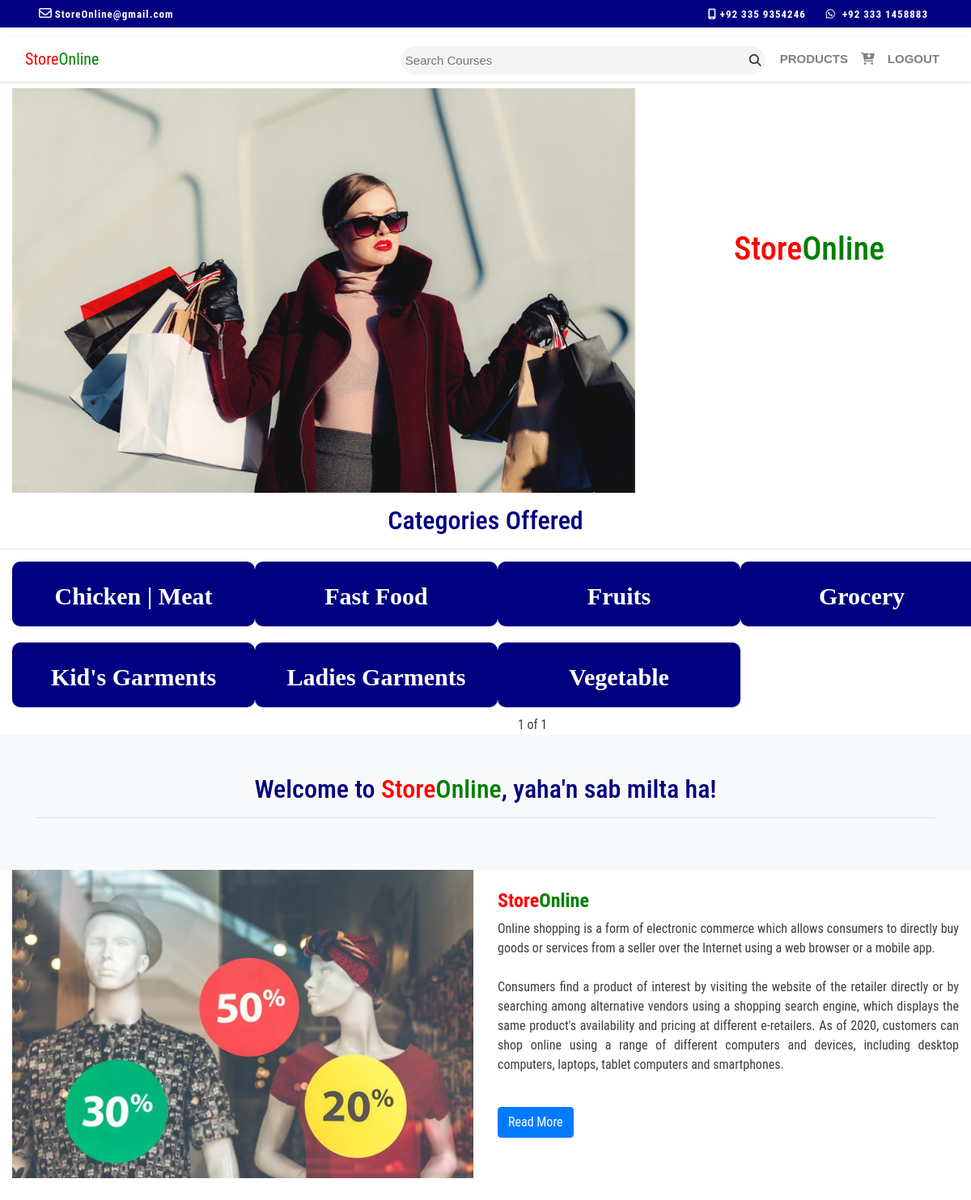
The app's page / (signed in) with its own data.
### home/models.py (models this page shows, shortened)
class Category(models.Model):
    author = models.ForeignKey(User, on_delete=models.CASCADE)
    title = models.CharField(max_length=256)
    class Meta:
        ordering = ('title',)

### home/views.py (the view)
# urls.py: path('', views.home),
def home(request):
    cat_list = Category.objects.all()
    paginator = Paginator(cat_list, 8)
    page_number = request.GET.get('page')
    try:
        cat_list = paginator.page(page_number)
    except PageNotAnInteger:
        cat_list = paginator.page(1)
    except EmptyPage:
        cat_list = paginator.page(paginator.num_pages)
    return render(request, 'home/index.html', {'cat_list': cat_list})

### templates/home/index.html (shortened to what this page needs)
{% extends 'home/base.html' %}
{% block content %}
{% load static %}
<div class="container-fluid">
  <div class="row">
    <div class="col-lg-8 col-md-8 col-sm-8 col-xs-8">
    <div class="slider">
      <div id="carouselExampleSlidesOnly" class="carousel slide" data-ride="carousel">
        <div class="carousel-inner">
          <div class="carousel-item active">
            <img class="d-block w-100" src="{% static 'home/images/fash1.jpg' %}" alt="First slide">
          </div>
        </div>
      </div>
    </div>
   </div>
   <div class="col-lg-4 col-md-4 col-sm-4 col-xs-4">
     <h1 id="slider-heading"><span style="color:red;">Store</span><span style="color:green;">Online</span></h1>
   </div>
  </div>
</div>
  <div class="heading">
    <h2>Categories Offered</h2>
    <hr>
  </div>
  <div class="container-fluid">
    <div class="row">
        {% for cat in cat_list %}
      <div class="col-lg-3 col-md-6 col-sm-6 col-xs-12">
        <a href="/{{cat.title}}/{{cat.id}}">
          <div class="mycat">
            <p>{{cat.title}}</p>
          </div>
        </a>
      </div>
        {% endfor %}
      {% include 'home/pagination.html' with page=cat_list %}
    </div>
    <div class="row">
      <div class="column col-lg-12 col-md-12 col-sm-12 col-xs-12 bg-light">
        <div class="container py-5">
          <h2 class="tittle">Welcome to <span style="color:red;">Store</span><span style="color:green;">Online</span>, yaha'n sab milta ha!</h2>
          <hr>
        </div>
      </div>
    </div>
    <div class="row">
      <div class="col-sm-6">
        <img src="{% static 'home/images/aboutus.jpg' %}" class="img-fluid">
      </div>
      <div class="col-sm-6">
        <br>
        <div>
          <h4 class="font-weight-bold"><span style="color:red;">Store</span><span style="color:green;">Online</span></h4>
          <p class="text-justify">Online shopping is a form of electronic commerce which allows consumers to directly buy goods or services from a seller over the Internet using a web browser or a mobile app.
            <br>
            <br>
            Consumers find a product of interest by visiting the website of the retailer directly or by searching among alternative vendors using a shopping search engine, which displays the same product's availability and pricing at different e-retailers. As of 2020, customers can shop online using a range of different computers and devices, including desktop computers, laptops, tablet computers and smartphones.
          </p>
          <br>
          <a href="#" class="btn btn-primary">Read More</a>
        </div>
      </div>
    </div>
  </div>
  <br><br><br><br><br>
{% endblock %}

### templates/home/base.html (shortened to what this page needs)
<!DOCTYPE html>
{% load static %}
<html lang="en" dir="ltr">
  <head>
    <link rel="stylesheet" href="{% static 'home/css/bootstrap.css' %}">
    <link rel="stylesheet" href="{% static 'home/css/index.css' %}">
    </head>
  <body>
    <div class="bootstrap-styles">
      <div class="container-fluid top-strip px-lg-5">
        <div class="row">
          <div class="col-sm-4">
            <i class="far fa-envelope"></i>
            <a href="#">StoreOnline@gmail.com</a>
          </div>
          <div class="col-sm-8 text-right">
            <a href="#"><i class="fas fa-mobile-alt mr-1" aria-hidden="true"></i>+92 335 9354246</a>
            <a href="#" class="ml-3"><i class="fab fa-whatsapp mr-2" aria-hidden="true"></i>+92 333 1458883</a>
          </div>
        </div>
      </div>
    </div>
    <nav class="navbar navbar-expand-lg navbar-light fixed-top">
      <div class="container-fluid">
        <a class="navbar-brand" href="/"><span style="color:red;">Store</span><span style="color:green;">Online</span></a>
        <div class="collapse navbar-collapse" id="navbarNav">
          <ul class="navbar-nav ml-auto">
            <li class="nav-item">
              <form method="post">
                <div class="input-group">
                  <input type="text" placeholder="Search Courses" autocomplete="off" class="inp">
                  <div class="input-group-append">
                    <i aria-hidden="true" class="fas fa-search"></i>
                  </div>
                </div>
              </form>
            </li>
            <li class="nav-item">
              <a class="nav-link" href="courses.html">PRODUCTS<span class="sr-only">(current)</span></a>
            </li>
            <li class="nav-item">
              <a class="nav-link" href="#"><i class="fas fa-cart-arrow-down"></i><span class="sr-only">(current)</span></a>
            </li>
            {% if user.is_authenticated %}
            <li class="nav-item">
              <a class="nav-link" href="/accounts/logout">LOGOUT</a>
            </li>
            {% else %}
            <li class="nav-item">
              <a class="nav-link" href="/accounts/login">LOGIN <span class="sr-only">(current)</span></a>
            </li>
            {% endif %}
          </ul>
        </div>
      </div>
    </nav>
    {% block content %}{% endblock %}
  </body>
</html>

### templates/home/pagination.html (shortened to what this page needs)
{% load static %}
<link rel="stylesheet" href="{% static 'home/css/pagination.css' %}">
<div class="paginator">
    <span>{{page.number}} of {{page.paginator.num_pages}}</span>&nbsp
</div>

### static/home/css/index.css (style rules this page uses)
body { font-family: 'Roboto Condensed', sans-serif!important; color: #3c3d3f; }
.top-strip { background: navy; padding: 5px 0; color: #fff !important; }
.top-strip a { color: #fff !important; font-size: 13px !important; letter-spacing: 1px; font-weight: 700 !important; padding-right: 5px; }
.navbar { margin-top: 45px; background: #fff; box-shadow: 0 1px 3px 0 rgba(0,0,0,.1), 0 1px 2px 0 rgba(0,0,0,.06); }
.navbar-nav { text-align: center; font-size: 15px; font-weight: bold; font-family: sans-serif; }
.input-group { width: 450px; height: 35px; border-radius: 30px; background: #f4f4f4; margin-right: 10px !important; margin-top: 3px; }
.inp { width: 100%; height: 100%; padding: 5px; background: #f4f4f4; border-radius: 30px; border: 30px; }
.input-group-append { margin-left: -20px; margin-top: 10px; }
.slider { width: 100%; height: 500px; margin-top: 75px; }
.w-100 { height: 500px; }
.heading { width: 100%; height: 60px; margin-top: 15px; text-align: center; }
.heading h2 { color: navy; margin-top: 5px; }
.mycat { width: 300px; height: 80px; background: navy; box-shadow: 0 1px 3px 0 rgba(0,0,0,.1), 0 1px 2px 0 rgba(0,0,0,.06); margin-top: 10px; margin-bottom: 10px; border-radius: 10px; }
.mycat p { color: #fff; text-align: center; padding-top: 20px; font-size: 30px; font-weight: bold; font-family: cursive; }
.tittle { color: navy; text-align: center; }
.img-fluid { max-width: 100%; height: auto; }
.font-weight-bold { font-weight: 700 !important; }
.text-justify { text-align: justify !important; }
#slider-heading { margin-top:250px; text-align:center; }

### static/home/css/pagination.css (style rules this page uses)
.paginator { background:#fff; margin-left:640px; }

### records on screen
Category: title "Chicken | Meat"
Category: title "Fast Food"
Category: title "Fruits"
Category: title "Grocery"
Category: title "Kid's Garments"
Category: title "Ladies Garments"
Category: title "Vegetable"

### other values on screen
{{ page.number }} "1"
{{ page.paginator.num_pages }} "1"
